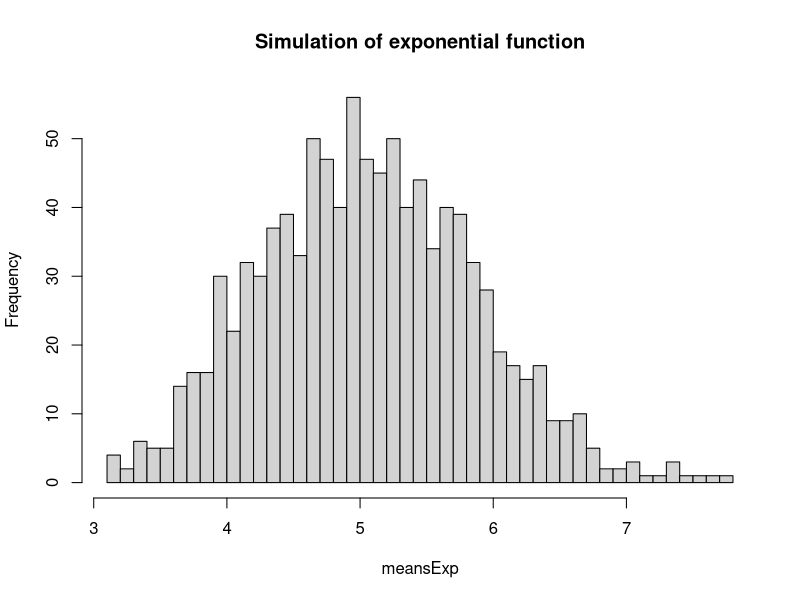
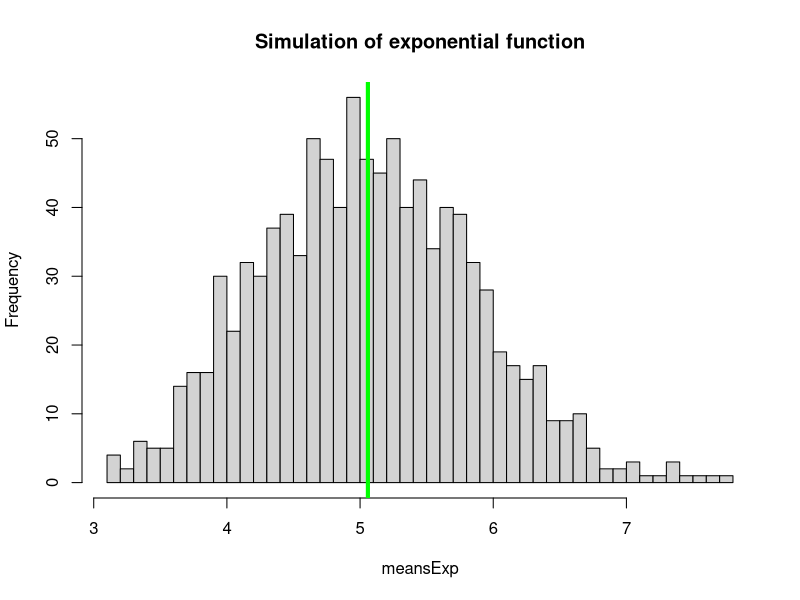
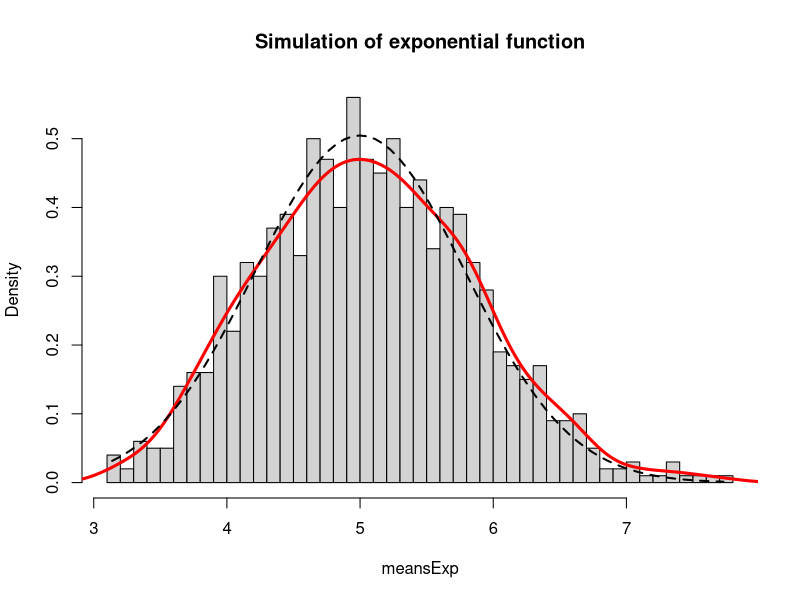

Reproduce these figures in R, in order.
## ---- chunk 1
lambda <- 0.2
numOfExp <- 40
simulations <- 1000
expSimulations <- replicate(simulations, rexp(numOfExp, lambda))
meansExp <- apply(expSimulations, 2, mean)
hist(meansExp, breaks = 40, main = "Simulation of exponential function")
## ---- chunk 2
meanOfExp <- mean(meansExp)
paste("The mean from sample", meanOfExp, sep = " ")
## ---- chunk 3
hist(meansExp, breaks = 40, main = "Simulation of exponential function")
abline(v=mean(meansExp), lwd="4", col="green")
## ---- chunk 4
theorySD <- (1/lambda)/sqrt(numOfExp)
theoryVar <- theorySD^2
sampleSD <- sd(meansExp)
sampleVar <- sampleSD^2
paste("The sample variance is", sampleVar, "as compared to theoritical variance of", theoryVar, sep = " ")
## ---- chunk 5
hist(meansExp, breaks = 40, main = "Simulation of exponential function", prob=TRUE)
lines(density(meansExp), lwd=3, col="red")

x <- seq(min(meansExp), max(meansExp), length=2*numOfExp)
y <- dnorm(x, mean=1/lambda, sd=sqrt(((1/lambda)/sqrt(numOfExp))^2))
lines(x, y, pch=22, col="black", lwd=2, lty = 2)
